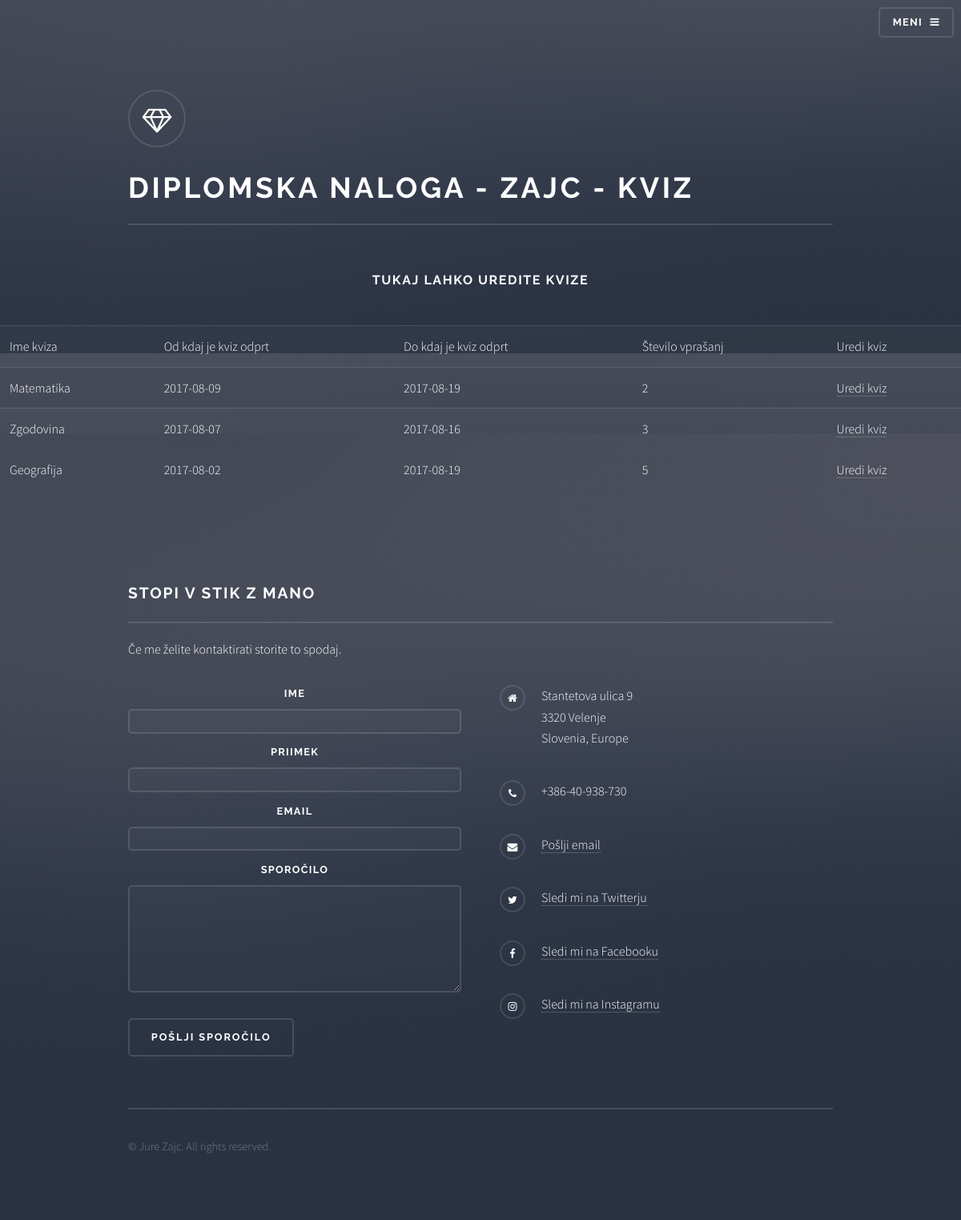
Page /edit_quizes.php (signed in) on the committed database.
### tables this page shows
CREATE TABLE `quizes` (
  `ID_quizes` int(11) NOT NULL,
  `ID_users` int(11) NOT NULL,
  `quiz_name` varchar(255) DEFAULT NULL,
  `since_when` date DEFAULT NULL,
  `until` date DEFAULT NULL,
  `nmb_question` int(11) DEFAULT NULL
);

### edit_quizes.php (the view)
<?php
    include_once './header.php';
    include_once './database.php';
    $user_id = $_SESSION['user_id'];
?>
<?php
    $queryAdmin = "SELECT * FROM users WHERE ID_users = $user_id";
    $resultAdmin = mysqli_query($link, $queryAdmin);
    $resultAdmin2 = mysqli_fetch_array($resultAdmin);
    if ($resultAdmin2['Admin'] == NULL){
        echo '<h1 style=text-align:center;> Nimaš zadostnih pravic za ogled te strani!</h1>';
        echo '<div style="text-align: center">';
        echo "<a style=text-align:center; href=\"javascript:history.go(-1)\">POJDI NAZAJ</a>";
        echo '</div>';
    }
 else {
 ?>
<h1 style="text-align: center">Tukaj lahko uredite kvize</h1>
<br>
<table id="test">
    <tr>
        <td>Ime kviza</td>
        <td>Od kdaj je kviz odprt</td>
        <td>Do kdaj je kviz odprt</td>
        <td>Število vprašanj</td>
        <td>Uredi kviz</td>
    </tr>
<?php
    $query = "SELECT * FROM quizes";
    $result = mysqli_query($link, $query);
    while ($quiz_name = mysqli_fetch_array($result)) {
        echo '<tr>';
        echo '<td>'.$quiz_name['quiz_name'].'</td>';
        echo '<td>'.$quiz_name['since_when'].'</td>';
        echo '<td>'.$quiz_name['until'].'</td>';
        echo '<td>'.$quiz_name['nmb_question'].'</td>';
        echo '<td>';
        echo '<a href="edit_quiz.php?id='.$quiz_name['ID_quizes'].'")" >Uredi kviz</a> ';
        echo '</td>';
        echo '</tr>';
    }
?>
</table>
<?php
 }
    include_once './footer.php';
?>

### assets/css/main.css (style rules this page uses)
html, body, div, span, applet, object, iframe, h1, h2, h3, h4, h5, h6, p, blockquote, pre, a, abbr, acronym, address, big, cite, code, del, dfn, em, img, ins, kbd, q, s, samp, small, strike, strong, sub, sup, tt, var, b, u, i, center, dl, dt, dd, ol, ul, li, fieldset, form, label, legend, table, caption, tbody, tfoot, thead, tr, th, td, article, aside, canvas, details, embed, figure, figcaption, footer, header, hgroup, menu, nav, output, ruby, section, summary, time, mark, audio, video { margin: 0; padding: 0; border: 0; font-size: 100%; font: inherit; vertical-align: baseline; }
body { line-height: 1; }
table { border-collapse: collapse; border-spacing: 0; }
body { -webkit-text-size-adjust: none; }
*, *:before, *:after { -moz-box-sizing: border-box; -webkit-box-sizing: border-box; box-sizing: border-box; }
body { -ms-overflow-style: scrollbar; }
body { background-color: #2e3141; background-image: linear-gradient(to top, rgba(46, 49, 65, 0.8), rgba(46, 49, 65, 0.8)), url("../../images/bg.jpg"); background-size: auto, cover; background-attachment: fixed, fixed; background-position: center, center; }
body, input, select, textarea { color: #ffffff; font-family: "Source Sans Pro", Helvetica, sans-serif; font-size: 16.5pt; font-weight: 300; line-height: 1.65; }
@media screen and (max-width: 1680px) { body, input, select, textarea { font-size: 13pt; } }
@media screen and (max-width: 1280px) { body, input, select, textarea { font-size: 12pt; } }
a { -moz-transition: color 0.2s ease-in-out, border-bottom-color 0.2s ease-in-out; -webkit-transition: color 0.2s ease-in-out, border-bottom-color 0.2s ease-in-out; -ms-transition: color 0.2s ease-in-out, border-bottom-color 0.2s ease-in-out; transition: color 0.2s ease-in-out, border-bottom-color 0.2s ease-in-out; border-bottom: dotted 1px rgba(255, 255, 255, 0.35); color: #ffffff; text-decoration: none; }
h1, h2, h3, h4, h5, h6 { color: #ffffff; font-family: Raleway, Helvetica, sans-serif; font-weight: 700; letter-spacing: 0.1em; margin: 0 0 1em 0; text-transform: uppercase; }
table { margin: 0 0 2em 0; width: 100%; }
table tbody tr { border: solid 1px rgba(255, 255, 255, 0.125); border-left: 0; border-right: 0; }
table tbody tr:nth-child(2n + 1) { background-color: rgba(255, 255, 255, 0.025); }
table td { padding: 0.75em 0.75em; }

### rows in the picture
quizes: quiz_name "Matematika", since_when "2017-08-09", until "2017-08-19", nmb_question "2"
quizes: quiz_name "Zgodovina", since_when "2017-08-07", until "2017-08-16", nmb_question "3"
quizes: quiz_name "Geografija", since_when "2017-08-02", until "2017-08-19", nmb_question "5"
